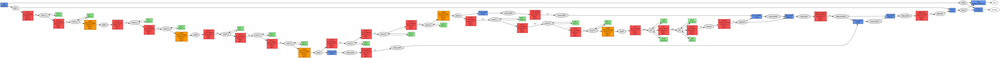
#> input picture models/FCN.png, 1000 x 58 px, shrunk from 11617 x 670 before the run
$ python class_viewer.py   (older library calls are emulated)
#> lines starting #> are read from the running program, lines starting #| are printed output that depends on the picture
#!/usr/bin/env python3
# -*- coding: utf-8 -*-
"""
Created on Thu Dec  7 12:17:26 2017

@author: cruncher
"""

import matplotlib.pyplot as plt
from scipy.misc import imread
import tkinter as tk
from tkinter import filedialog
import os

root = tk.Tk()
root.withdraw()

# Check for the last used directory
last_dir = "~"
history_filename = os.path.expanduser('~') + '/.class_checker'
try:
    with open(history_filename, 'r') as history_file:
        last_dir = history_file.read()
except:
    pass

filename = filedialog.askopenfilename(initialdir=last_dir)
#> the answer given: ../models/FCN.png

print('Reading image: {}'.format(filename))

# Save the folder to the history
with open(history_filename, 'w') as history_file:
    history_file.write(os.path.dirname(filename))

im = imread(filename)
#> im is the input picture: shape (58, 1000, 4); mean R, G, B, A 247.1, 241.3, 239.7, 255
plt.imshow(im, interpolation='none')
plt.colorbar()
plt.show()
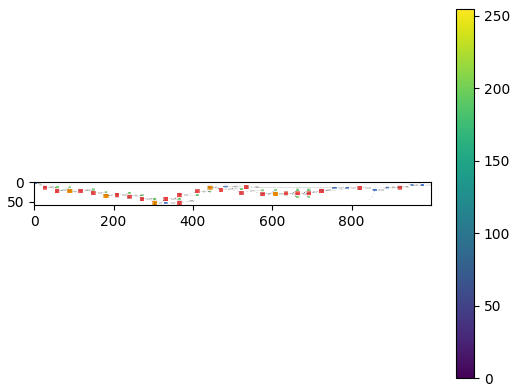
#> figure drawn by matplotlib, 2 panels

$ run again, on models/dilated_net_horizontal.png
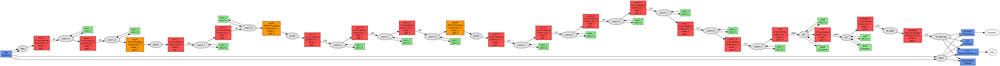
#> input picture models/dilated_net_horizontal.png, 1000 x 66 px, shrunk from 7768 x 515 before the run
#> im is the input picture: shape (66, 1000, 3); mean R, G, B 244.8, 236.3, 233.8
#> `plt.show()`:
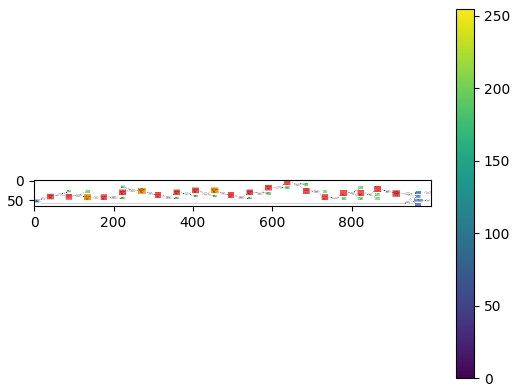
#> figure drawn by matplotlib, 2 panels

$ run again, on models/dilated_net_vertical.png
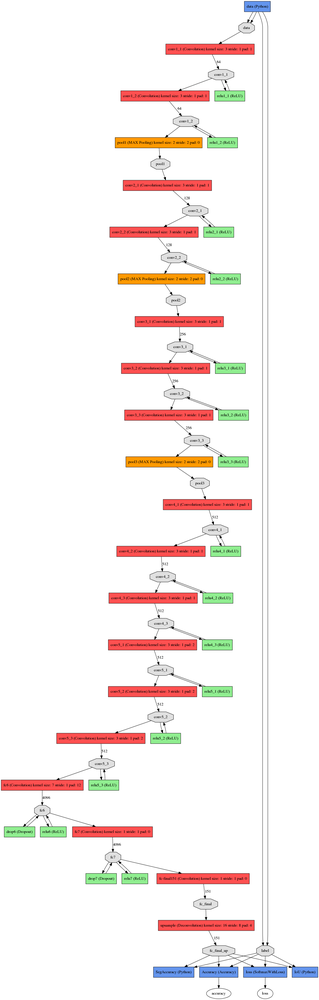
#> input picture models/dilated_net_vertical.png, 319 x 1000 px, shrunk from 1465 x 4591 before the run
#> im is the input picture: shape (1000, 319, 4); mean R, G, B, A 247.6, 240.7, 238.6, 255
#> `plt.show()`:
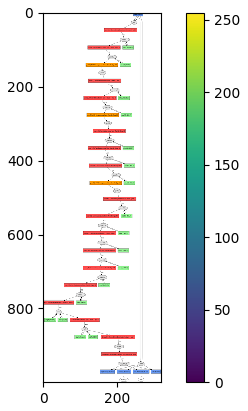
#> figure drawn by matplotlib, 2 panels
